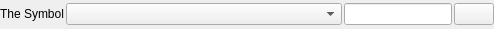
<?xml version="1.0" encoding="UTF-8"?>
<ui version="4.0">
 <class>SmartGroupConditionWidget</class>
 <widget class="QWidget" name="SmartGroupConditionWidget">
  <property name="geometry">
   <rect>
    <x>0</x>
    <y>0</y>
    <width>494</width>
    <height>29</height>
   </rect>
  </property>
  <property name="windowTitle">
   <string>Form</string>
  </property>
  <layout class="QVBoxLayout" name="verticalLayout">
   <property name="spacing">
    <number>0</number>
   </property>
   <property name="leftMargin">
    <number>0</number>
   </property>
   <property name="topMargin">
    <number>0</number>
   </property>
   <property name="rightMargin">
    <number>0</number>
   </property>
   <property name="bottomMargin">
    <number>0</number>
   </property>
   <item>
    <layout class="QHBoxLayout" name="horizontalLayout">
     <property name="spacing">
      <number>2</number>
     </property>
     <item>
      <widget class="QLabel" name="label">
       <property name="text">
        <string>The Symbol</string>
       </property>
      </widget>
     </item>
     <item>
      <widget class="QComboBox" name="mCondCombo">
       <property name="sizePolicy">
        <sizepolicy hsizetype="Expanding" vsizetype="Fixed">
         <horstretch>0</horstretch>
         <verstretch>0</verstretch>
        </sizepolicy>
       </property>
      </widget>
     </item>
     <item>
      <widget class="QLineEdit" name="mCondLineEdit">
       <property name="sizePolicy">
        <sizepolicy hsizetype="Minimum" vsizetype="Fixed">
         <horstretch>0</horstretch>
         <verstretch>0</verstretch>
        </sizepolicy>
       </property>
      </widget>
     </item>
     <item>
      <widget class="QPushButton" name="mRemoveBtn">
       <property name="sizePolicy">
        <sizepolicy hsizetype="Fixed" vsizetype="Fixed">
         <horstretch>0</horstretch>
         <verstretch>0</verstretch>
        </sizepolicy>
       </property>
       <property name="text">
        <string/>
       </property>
      </widget>
     </item>
    </layout>
   </item>
  </layout>
 </widget>
 <resources/>
 <connections/>
</ui>
